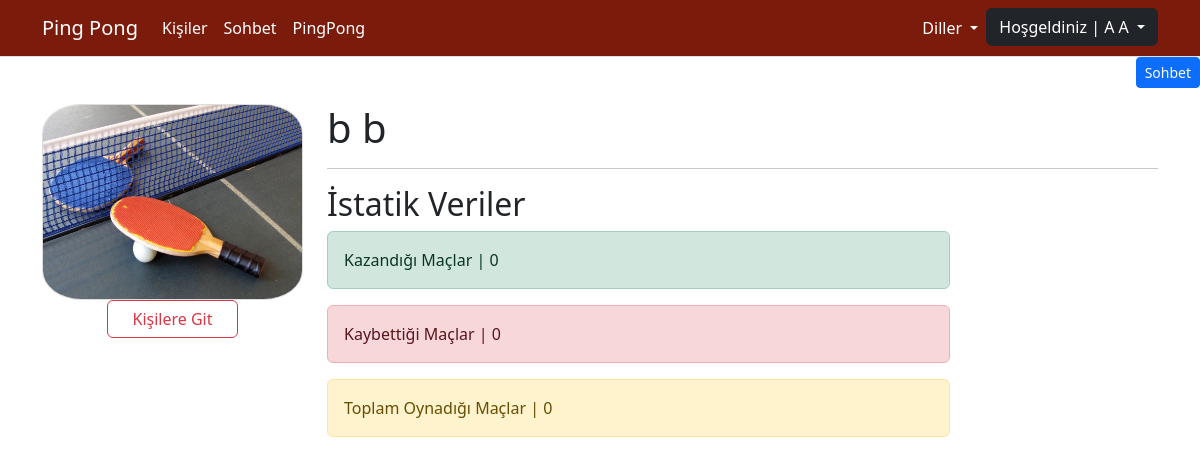
/tr/kisiler/b (signed in), run on the app's committed database.
### blog/models.py (models this page shows, shortened)
class Kisiler(models.Model):
	kullanici = models.CharField(max_length=150, null=False)
	tam_adi = models.CharField(max_length=150, null=False)
	resim = models.ImageField(upload_to="blogs", default="blogs/7.jpg", blank=True)
	toplam_mac = models.IntegerField(default=0)
	zafer_mac = models.IntegerField(default=0)
	bozgun_mac = models.IntegerField(default=0)
	cevrimici = models.BooleanField(default=False)
	slug = models.SlugField(null=False,blank=True, unique=True, db_index=True, editable=False)
	user = models.OneToOneField(User, on_delete = models.CASCADE)

### blog/views.py (the view)
# urls.py: path(_("kisiler/<slug:slug>"), views.kisiler_detay, name="kisiler_detay"),
def kisiler_detay(request, slug):
	if request.user.is_authenticated:
		kullanici_veri = {
			"kisiler":Kisiler.objects.get(slug=slug),
		}
		return render(request, "blog/kisiler_detay.html",{
			"slug": kullanici_veri["kisiler"],
		})
	return render(request, "blog/index.html")

### blog/templates/blog/kisiler_detay.html (shortened to what this page needs)
{% extends "base.html" %}
{% load static %}
{% load i18n %}
{% block css_files %}
	<link rel="stylesheet" href="{% static 'blog/css/styles.css' %}">
{% endblock %}
{% block content %}
<div class="container mt-3">
	<div class="row">
		<div class="col-3">
			<img src="{{ slug.resim.url }}" style="width:100%; height:auto; border: 1px solid #ddd; border-radius: 15%;">
			<div class="d-grid gap-2 col-6 mx-auto">
				<a type="button" href="{% url "kisiler" %}" class="btn btn-outline-danger" aria-current="true" style="--bs-btn-hover-bg:#7a1b0c; --bs-btn-hover-border-color:white;">{% trans "Kişilere Git" %}</a>
			</div>
		</div>
		<div class="col-9">
			<h1>{{slug.tam_adi}}</h1>
			<hr>
			<div class="col-9">
				<h2>{% trans "İstatik Veriler" %}</h2>
				<div class="alert alert-success" role="alert">
					{% trans "Kazandığı Maçlar" %} | <medium> {{ slug.zafer_mac }}</medium>
				</div>
				<div class="alert alert-danger" role="alert">
					{% trans "Kaybettiği Maçlar" %} | <medium> {{ slug.bozgun_mac }}</medium>
				</div>
				<div class="alert alert-warning " role="alert">
					{% trans "Toplam Oynadığı Maçlar" %} | <medium> {{ slug.toplam_mac }}</medium>
				</div>
			</div>
		</div>
	</div>
</div>
{% endblock %}

### templates/part/_navbar.html (shortened to what this page needs)
{% load  static %}
{% load i18n %}
<nav class="navbar navbar-expand-lg border-bottom" style="background-color: #7a1b0c;">
	<div class="container">
		<a class="navbar-brand" style="color: white" href="{% url 'anasayfa' %}">Ping Pong</a>
			<div class="collapse navbar-collapse" id="navbar">
			<ul class="navbar-nav me-auto">
				<li class="nav-item">
					<a class="nav-link" style="color: white" href="{% url 'kisiler' %}">{% trans "Kişiler" %}</a>
				</li>
				<li class="nav-item">
					<a class="nav-link" style="color: white" href="{% url 'sohbet_anasayfa' %}">{% trans "Sohbet" %}</a>
				</li>
				<li class="nav-item">
					<a class="nav-link" style="color: white" href="{% url 'pingpong' %}">{% trans "PingPong" %}</a>
				</li>
			</ul>
			<ul class="navbar-nav ms-auto">
				<li class="nav-item dropdown">
					<a class="nav-link dropdown-toggle" href="#" role="button" data-bs-toggle="dropdown" aria-expanded="false">
						{% trans "Diller" %}
					</a>
				</li>
				{% if user.is_authenticated %}
				<li class="nav-item dropdown">
					<button class="btn btn-dark dropdown-toggle" data-bs-toggle="dropdown" aria-expanded="false">
						{% trans "Hoşgeldiniz" %} | {{ user.get_full_name|title }}
					</button>
				</li>
				{% endif %}
		</div>
	</div>
</nav>

### static/css/base.css (style rules this page uses)
.nav-link { color: rgb(255, 255, 255) !important; }

### data on the page
Kisiler: resim (picture), tam_adi "b b", zafer_mac "0", bozgun_mac "0", toplam_mac "0"

### other printed values
{{ user.get_full_name|title }} "A A"
